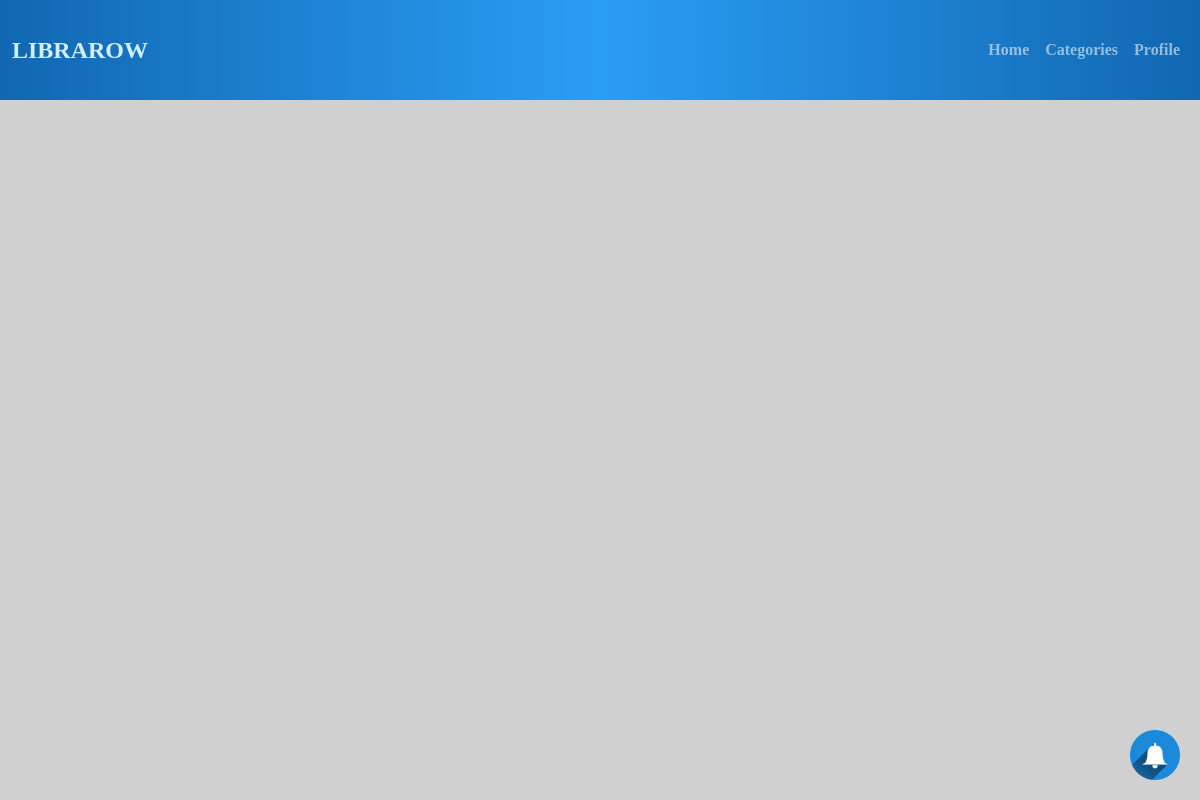
Page /book_list.php?kategori=Biograph on the earlier database version.
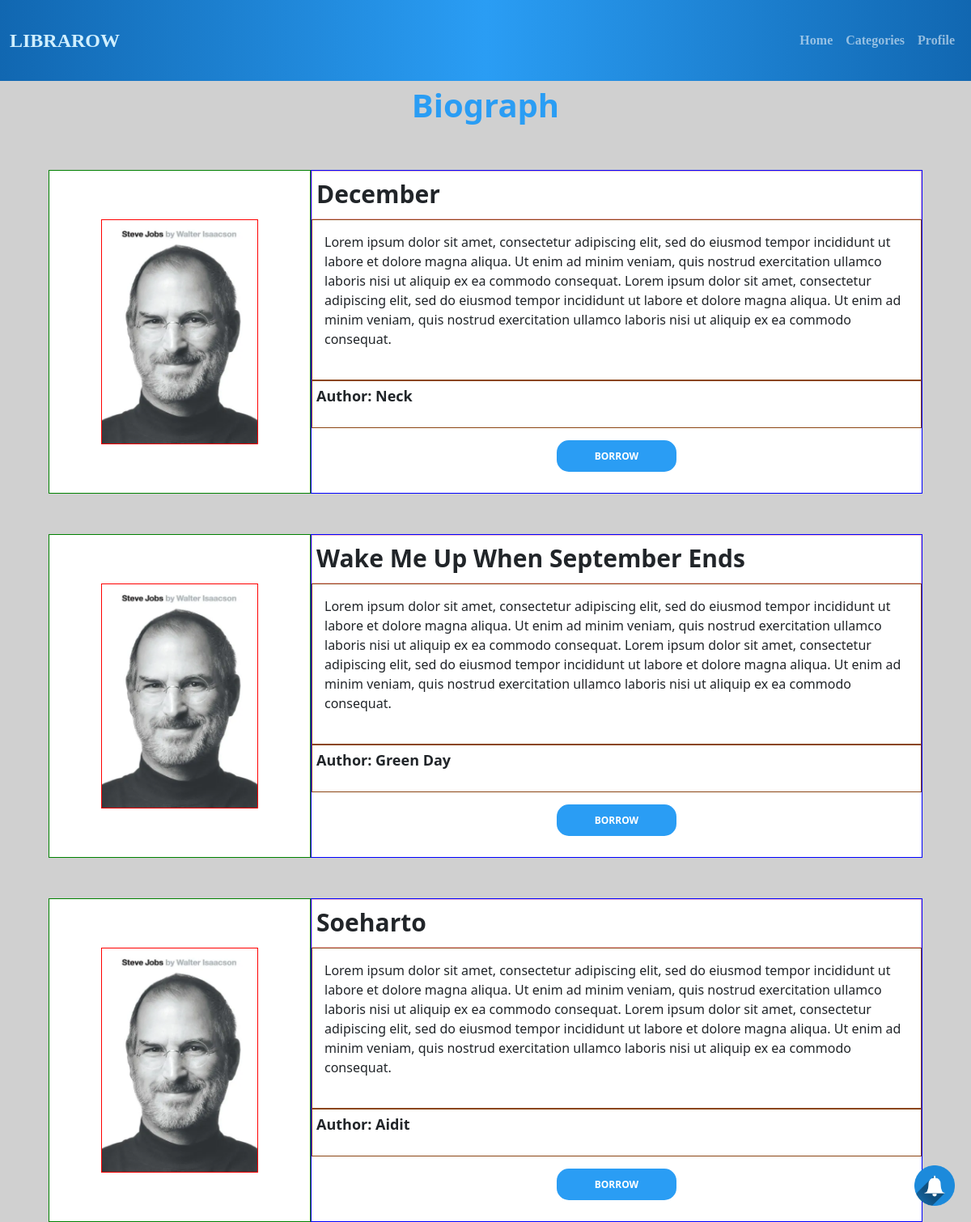
Same page on the later database version.
### tables this page shows
CREATE TABLE `buku` (
  `id` int(11) NOT NULL,
  `nama` varchar(50) NOT NULL,
  `pengarang` varchar(50) NOT NULL,
  `available` int(11) NOT NULL,
  `sampul` blob DEFAULT NULL,
  `kategori` varchar(25) NOT NULL
);

### functions.php (called while the page is built, shortened)
<?php
$conn = mysqli_connect('localhost','root','','librarow');
function query($query){
    global $conn;
    $result = mysqli_query($conn,$query);
    $row = [];
    while($dbs = mysqli_fetch_assoc($result)){
        $row[] = $dbs;
    }
    return $row;
}
?>

### book_list.php (the view, shortened to what this page needs)
<?php
 include 'functions.php';
 $category = $_GET['kategori'];
 $book = query("SELECT * FROM buku WHERE kategori ='$category'");
?>
<!DOCTYPE html>
<html lang="en">
<head>
    <link rel="stylesheet" href="bootstrap/css/bootstrap.min.css">
    <link rel="stylesheet" href="css/user_page.css">
    <link rel="stylesheet" href="css/book_categories.css">
</head>
<body style="background-color: #D0D0D0;">
    <nav class="navbar sticky-top navbar-expand-sm navbar-dark" style="color: #D0EFFF;">
        <div class="container-fluid ">
            <a class="navbar-brand " href="#">LIBRAROW</a>
            <div class="nav navbar-custom" id="navbarSupportedContent" style="color: #D0EFFF !important;">
                <ul class="navbar-nav ms-auto">
                    <li class="nav-item">
                        <a class="nav-link" href="user_page.php">Home</a>
                    </li>
                    <li class="nav-item">
                        <a class="nav-link" href="book_categories.php">Categories</a>
                    </li>
                    <li class="nav-item">
                        <a class="nav-link" href="user_profile.php">Profile</a>
                    </li>
                </ul>
            </div>
        </div>
    </nav>
    <div class="cattitle"><?= $book[0]['kategori'] ?></div>
    <?php foreach($book as $bk) : ?>
    <div class="blshelf">
        <div class="blimgcon">
            <img src="img/stevejob.png" alt="">
        </div>
        <div class="bltextcon">
            <div class="bltitle"><?= $bk['nama'] ?></div>
            <div class="bltextbox">
                <p>Lorem ipsum dolor sit amet, consectetur adipiscing elit, sed do eiusmod tempor incididunt ut labore
                    et dolore magna aliqua. Ut enim ad minim veniam, quis nostrud exercitation ullamco laboris nisi ut
                    aliquip ex ea commodo consequat. Lorem ipsum dolor sit amet, consectetur adipiscing elit, sed do
                    eiusmod tempor incididunt ut labore et dolore magna aliqua. Ut enim ad minim veniam, quis nostrud
                    exercitation ullamco laboris nisi ut aliquip ex ea commodo consequat.</p>
            </div>
            <div class="blauthor"><?= $bk['pengarang'] ?></div>
            <div class="blbuttoncon"><button class="blbutton"><a href="borrow_book.php">BORROW</a></button></div>
        </div>
    </div>
    <?php endforeach; ?>
    <a href="notifikasi_user.php">
        <img src="img/bell.png" class="notification-icon" alt="Notification Bell">
    </a>
</body>
</html>

### css/user_page.css (style rules this page uses)
.navbar { min-height: 100px; background-image: linear-gradient(to right, #1167b1, #2a9df4, #1167b1); }
.navbar-brand { text-align: left; font-weight: bold; font-size: 24px; font-family: Title !important; color: #d0efff !important; }
.navbar-brand, .navbar-custom { text-align: left; font-weight: bold; font-family: Title !important; color: #d0efff !important; }
button a { color: white; text-decoration: none; }
.notification-icon { position: fixed; bottom: 20px; right: 20px; width: 50px; height: 50px; cursor: pointer; }
.cattitle { text-align: center; font-weight: bold; font-size: 40px; color: #2a9df4 !important; }
.blshelf { margin: auto; margin-top: 50px; height: 50vh; width: 90%; background-color: white; }
.blshelf .blimgcon { float: left; height: 100%; width: 30%; border: 1px solid green; }
.blimgcon img { position: relative; top: 15%; left: 20%; margin: auto; height: 70%; width: 60%; border: 1px solid red; object-fit: fill; }
.blshelf .bltextcon { float: right; width: 70%; height: 100%; border: 1px solid blue; }
.bltextcon .bltitle { width: 100%; height: 15%; padding: 5px; vertical-align: middle; font-weight: bold; font-size: 30px; border: 1px solid pink; }
.bltextcon .bltextbox { width: 100%; height: 50%; border: 1px solid saddlebrown; padding: 15px; }
.bltextcon .blauthor { width: 100%; height: 15%; border: 1px solid saddlebrown; padding: 5px; font-weight: bold; font-size: 18px; }
.blauthor::before { content: "Author: "; }
.bltextcon .blbuttoncon { height: 20%; padding: 5px; text-align: center; width: 100%; }
.blbutton { margin-top: 10px; background-color: #2a9df4; color: white; font-size: 12px; text-align: center; font-weight: bold; border-radius: 15px; width: 20%; height: 55%; border: 0px; }

Differences in the rows shown:
now on this page (row edited): buku: kategori "Biograph", nama "December", pengarang "Neck"
now on this page (row edited): buku: nama "Wake Me Up When September Ends", pengarang "Green Day"
added buku: nama "Soeharto", pengarang "Aidit"
